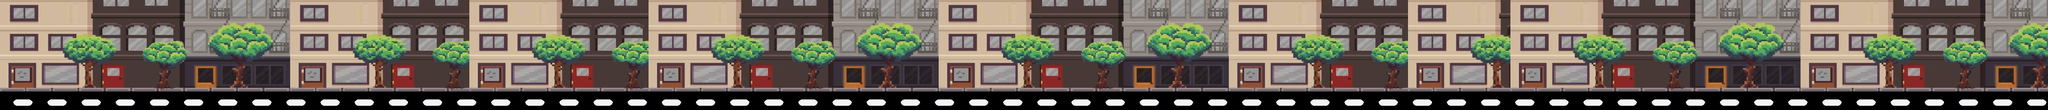

Below is a game level as drawn by its tile map, then a one-line description and the .tmx that defines it (tile-layer data replaced by summaries):
An orthogonal 240x13 tile map with 16x16 px tiles, 1 tile layer (Tile Layer 1).

<map version="1.10" tiledversion="1.10.2" orientation="orthogonal" renderorder="right-down" width="240" height="13" tilewidth="16" tileheight="16" infinite="0" nextlayerid="2" nextobjectid="1">
 <tileset firstgid="1" source="Town_Map.tsx" />
 <layer id="1" name="Tile Layer 1" width="240" height="13">
  <data>[3120 cells, 3120 non-empty, 382 distinct tile ids]</data>
 </layer>
</map>
